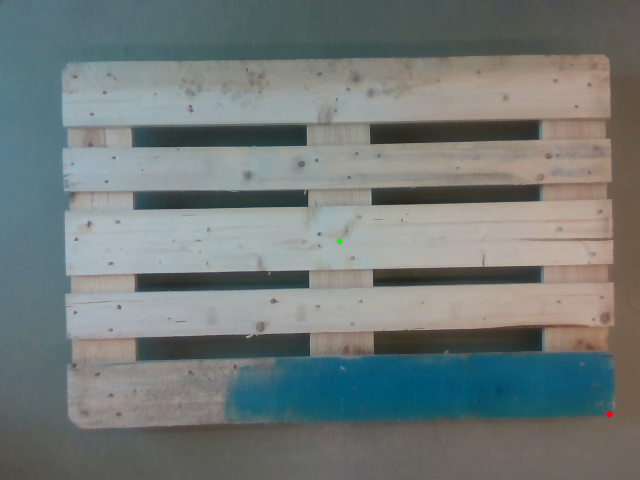

Generate this figure with Python:
import time

import cv2
import cv2 as cv
import numpy as np
from PIL import Image
from ultralytics import YOLO
import pyrealsense2 as rs
import os


def load_model():
    model = YOLO('C:\\Users\\Adi\\Desktop\\licenta_buna\\yolov8\\train11\\weights\\best.pt')
    return model


def get_results(model, path):
    results = model(path)
    # Visualize the results
    for i, r in enumerate(results):
        # Plot results image
        im_bgr = r.plot()  # BGR-order numpy array
        im_rgb = Image.fromarray(im_bgr[..., ::-1])  # RGB-order PIL image

        # Show results to screen (in supported environments)
        r.show()

        # Save results to disk
        r.save(filename=f'results{i}.jpg')
    return results


def get_corners_poly(results):
    corners = []
    angle = 0
    center = 0
    for r in results:
        if r.masks:
            points = r.masks.xy
            contours = np.array(points).reshape((-1, 1, 2)).astype(np.int32)

            # Approximate the contour to a polygon
            epsilon = 0.01 * cv2.arcLength(contours, True)
            approx = cv2.approxPolyDP(contours, epsilon, True)

            # Calculate the minimum area rectangle that encloses the contour
            rect = cv2.minAreaRect(contours)

            # Get the four vertices of the rectangle
            box = cv2.boxPoints(rect)
            box = np.intp(box)  # round to integer values

            center = (int(rect[0][0]), int(rect[0][1]))
            width = int(rect[1][0])
            height = int(rect[1][1])
            angle = float(rect[2])

            if width < height:
                angle = 90 - angle
            else:
                angle = 180 - angle

            # Add the corner points of the polygon to the corners list
            for point in approx:
                corners.append(tuple(point[0]))  # unpack the point from the list

    return corners, angle, center


def get_corners_minarea_poly(results):
    corners = []
    angle = 0
    center = 0
    for r in results:
        if results[0].masks:
            points = r.masks.xy
            contours = np.array(points).reshape((-1, 1, 2)).astype(np.int32)
            # Calculate the minimum area rectangle that encloses the contour
            rect = cv2.minAreaRect(contours)

            # Get the four vertices of the rectangle
            box = cv2.boxPoints(rect)
            box = np.intp(box)  # round to integer values

            center = (int(rect[0][0]), int(rect[0][1]))
            width = int(rect[1][0])
            height = int(rect[1][1])
            angle = float(rect[2])

            if width < height:
                angle = 90 - angle
            else:
                angle = 180 - angle

            # Approximate the contour to a polygon
            epsilon = 0.01 * cv2.arcLength(contours, True)
            approx = cv2.approxPolyDP(contours, epsilon, True)

            # For each vertex of the rectangle, find the point in the approximated polygon that is closest
            for vertex in box:
                min_distance = float('inf')
                closest_point = None
                for point in approx:
                    distance = np.linalg.norm(point[0] - vertex)
                    if distance < min_distance:
                        min_distance = distance
                        closest_point = point[0]

                # Add the closest point to the corners list
                corners.append(closest_point)
    print(corners)
    return corners, angle, center


def get_corners_minarea(results):
    corners = []
    angle = 0
    center = 0
    for r in results:
        if r.masks:
            points = r.masks.xy
            contour = np.array(points).reshape((-1, 1, 2)).astype(np.int32)
            rect = cv.minAreaRect(contour)
            box = cv.boxPoints(rect)
            box = np.intp(box)

            center = (int(rect[0][0]), int(rect[0][1]))
            width = int(rect[1][0])
            height = int(rect[1][1])
            angle = float(rect[2])

            if width < height:
                angle = 90 - angle
            else:
                angle = 180 - angle
            for (x, y) in box:
                corners.append((x, y))

    return corners, angle, center


def draw_on_image(img, corners, angle, center):
    cv.circle(img, corners, 3, (0, 0, 255), -1)
    cv.circle(img, center, 3, (0, 255, 0), -1)
    label = "  Rotation Angle: " + str(angle) + " degrees"
    cv.imshow('img', img)
    cv.imwrite('corners.png', img)
    cv.waitKey(0)
    cv.destroyAllWindows()


def get_top_left_corner(corners):
    max_x = max(corner[0] for corner in corners)
    max_y = max(corner[1] for corner in corners)
    print(f"Top left corner: ({max_x}, {max_y})")
    return max_x, max_y


img = cv2.imread('C:\\Users\\Adi\\Desktop\\test\\poza_Color.png')
result = get_results(load_model(), img)
corners, angle, center = get_corners_minarea_poly(result)
corner = (get_top_left_corner(corners))
draw_on_image(img, corners[2], angle, center)